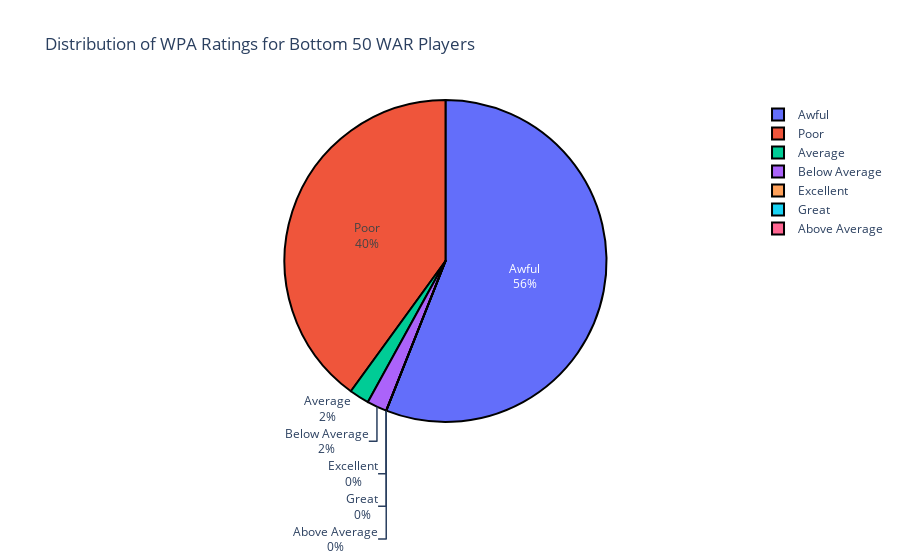

Notebook source saved alongside this figure:
### Code cell
def get_bottom_50_unique_names(data):
    column_2 = data.iloc[:, 1].rename("Player")  # Column 2 (index 1)
    column_16 = data.iloc[:, 15].rename("WAR")  # Column 16 (index 15)
    combined_data = pd.DataFrame({'Player': column_2, 'WAR': column_16})
    sorted_data = combined_data.sort_values(by='WAR', ascending=True)
    unique_sorted_data = sorted_data.drop_duplicates(subset='Player').reset_index(drop=True)
    bottom_50 = unique_sorted_data.head(50)
    return bottom_50

def find_wpa_for_bottom_50_war(bottom_50_df, filepath):
    data = pd.read_csv(filepath, encoding='latin1')
    column_9 = data.iloc[:, 8].rename("WPA")  # Column 9 (index 8)
    matching_data = pd.DataFrame({'Player': data.iloc[:, 1], 'WPA': column_9}).drop_duplicates(subset='Player')
    matching_rows = bottom_50_df.merge(matching_data, on='Player', how='left')
    return matching_rows

# Define the path to your CSV file
csv_file_path = 'WAR_2023.csv'

# Check if the file exists
if not os.path.exists(csv_file_path):
    raise FileNotFoundError(f"The file '{csv_file_path}' does not exist.")

try:
    # Attempt to read the CSV file with different encodings
    try:
        data = pd.read_csv(csv_file_path, encoding='utf-8')
    except UnicodeDecodeError:
        try:
            data = pd.read_csv(csv_file_path, encoding='latin1')
        except UnicodeDecodeError:
            data = pd.read_csv(csv_file_path, encoding='iso-8859-1')
except Exception as e:
    raise ValueError(f"Error reading the CSV file: {e}")

# Ensure the CSV file has at least 18 columns
if data.shape[1] < 18:
    raise ValueError("The CSV file does not have at least 18 columns.")

# Get the bottom 50 unique WAR players
bottom_50 = get_bottom_50_unique_names(data)

if bottom_50 is not None:
    # Find the WPA for the bottom 50 WAR players in the second CSV
    second_csv_filepath = "WPA_2023.csv"
    matching_rows = find_wpa_for_bottom_50_war(bottom_50, second_csv_filepath)
    
    if matching_rows is not None and not matching_rows.empty:
        # Extract the WPA values
        wpa_values = matching_rows['WPA'].dropna()

        # Categorize the WPA values based on the provided ratings
        def categorize_wpa(wpa):
            if wpa >= 6.0:
                return 'Excellent'
            elif wpa >= 3.0:
                return 'Great'
            elif wpa >= 2.0:
                return 'Above Average'
            elif wpa >= 1.0:
                return 'Average'
            elif wpa >= 0.0:
                return 'Below Average'
            elif wpa >= -1.0:
                return 'Poor'
            else:
                return 'Awful'

        wpa_categories = wpa_values.apply(categorize_wpa)
        wpa_category_counts = wpa_categories.value_counts()

        # Ensure the categories are in the correct order
        categories_order = ['Excellent', 'Great', 'Above Average', 'Average', 'Below Average', 'Poor', 'Awful']
        wpa_category_counts = wpa_category_counts.reindex(categories_order, fill_value=0)

        # Create a DataFrame for the pie chart
        pie_data = pd.DataFrame({'Rating': wpa_category_counts.index, 'Count': wpa_category_counts.values})

        # Create an interactive pie chart using Plotly
        fig_pie = px.pie(pie_data, names='Rating', values='Count', title='Distribution of WPA Ratings for Bottom 50 WAR Players')

        # Update the layout for interactivity
        fig_pie.update_traces(textinfo='percent+label', hoverinfo='label+percent+value', 
                            marker=dict(line=dict(color='#000000', width=2)))

        # Show the pie chart
        fig_pie.show()
    else:
        print("No matching rows found or an error occurred.")
else:
    print("Could not extract bottom 50 names.")

### Figure 1 — Plotly figure (JSON) as saved in the notebook; plotly's stock layout.template omitted (floating-point values rounded to 4 significant figures)
{"data": [{"domain": {"x": [0, 1], "y": [0, 1]}, "hoverinfo": "label+percent+value", "hovertemplate": "Rating=%{label}<br>Count=%{value}<extra></extra>", "labels": ["Excellent", "Great", "Above Average", "Average", "Below Average", "Poor", "Awful"], "legendgroup": "", "marker": {"line": {"color": "#000000", "width": 2}}, "name": "", "showlegend": true, "textinfo": "percent+label", "type": "pie", "values": [0, 0, 0, 1, 1, 20, 28]}], "layout": {"legend": {"tracegroupgap": 0}, "title": {"text": "Distribution of WPA Ratings for Bottom 50 WAR Players"}}}
